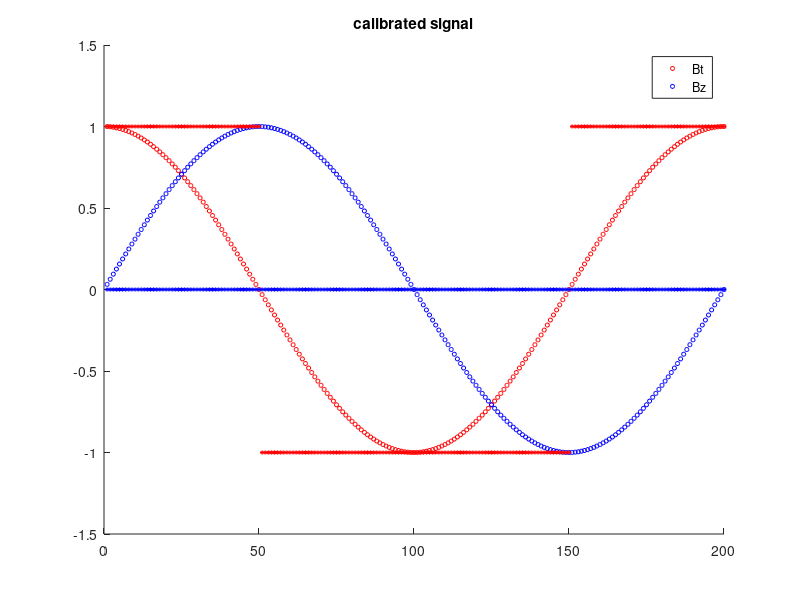

The MATLAB script that drew this image:
%function [Bt, Bz] = angle_calibration(Bt_raw, Bz_raw)
clear all

% *************** generate test signal ***************
%direction_num : x, y, z direction → 3

t = 1:200;
T = length(t);
total_channel_num = 24;
probe_num = 8;

direction_num = total_channel_num/probe_num; 

test_Bt_raw = zeros(length(t), probe_num); % 200*8
test_Bz_raw = zeros(length(t), probe_num);


for i = 1:length(t)
   
    offset = 0.05;

    %test_Bt_raw(i,:) = sin(2*pi*i/T); test_Bz_raw(i,:) = cos(2*pi*i/T);
    test_Bz_raw(i,:) = sin(2*pi*i/T); test_Bt_raw(i,:) = cos(2*pi*i/T);
    %test_Bt_raw(i,:) = 1; test_Bz_raw(i,:) = 0;
    %test_Bt_raw(i,:) = 0; test_Bz_raw(i,:) = 1;
    %test_Bt_raw(i,:) = 2*sin(2*pi*i/T); test_Bz_raw(i,:) = sin(2*pi*i/T);

end



% signal format: n_time x n_probe (example: 1000 x 8 for real experiment)
% can subsitude test_signal with real signal in real experiment

%initialization
    alpha = zeros(length(t), probe_num);
    theta = zeros(length(t), probe_num);
    one_list = ones(1, probe_num);
    B = zeros(2,length(t),probe_num);
    

for i = 1:length(t)
    
    %alpha(i,:) = test_Bt_raw(i,:)/test_Bz_raw(i,:);% 1*channnel_num
    %theta = arctan(1/alpha)

    theta(i,:) = atan(test_Bz_raw(i,:)/test_Bt_raw(i,:)); % 1*channel_num
  

    for j = 1:probe_num
       mat = [cos(theta(i,j)) sin(theta(i,j)); -sin(theta(i,j)) cos(theta(i,j))];
       B(:,i,j) = mat*[test_Bt_raw(i,j); test_Bz_raw(i,j)];
       Bt(i,j) = B(1,i,j);
       Bz(i,j) = B(2,i,j);
    end

    %{
    initialization
    B = zeros(1,probe_num,2);
    mat = zeros(2,2,probe_num);
    
    mat = [cos(theta(i,:)) sin(theta(i,:)); -sin(theta(i,:)) cos(theta(i,:))];
    B = mat*[test_Bt_raw(i,:); test_Bz_raw(i,:)];
    Bt(i,:) = B(1,i,:);
    Bz(i,:) = B(2,i,:);
    %}
end

    f = figure;
   % for k = 1:probe_num
        k = 8; hold on;
        plot(t,test_Bt_raw(:,k),'o','color','r','markersize',3);
        plot(t,test_Bz_raw(:,k),'o','color','b','markersize',3);
        %legend('Bt_ raw','Bz_ raw');
        plot(t, Bt(:,k),'*','color','r','markersize',3);  
        plot(t, Bz(:,k),'*','color','b','markersize',3);
        legend('Bt','Bz');
        
   % end
    
    title('calibrated signal');
    hold off


